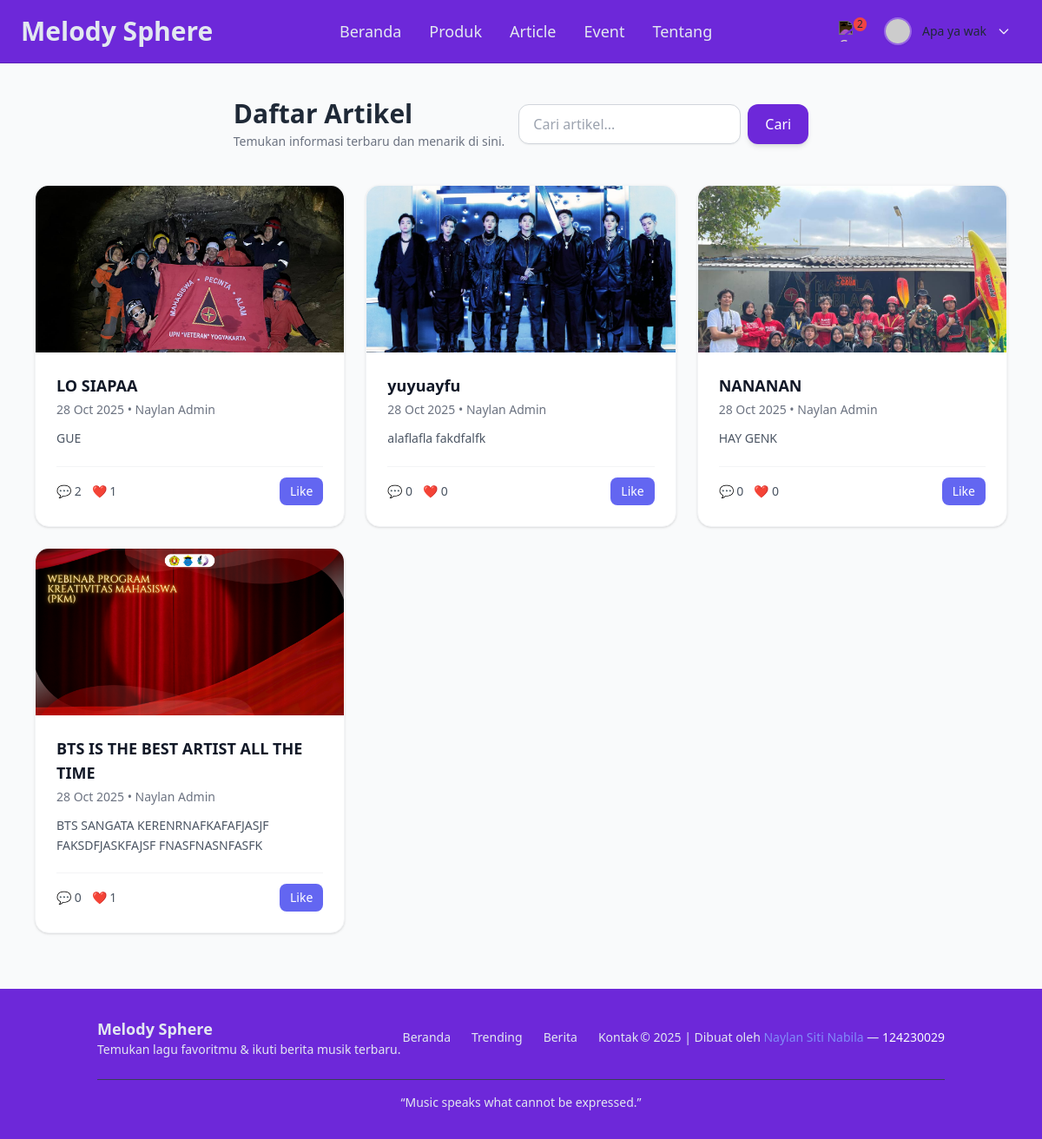
The page /projeksertifikasi-music/public/articles.php (signed in) on the database its author committed.
### tables this page shows
CREATE TABLE `articles` (
  `id` int(11) NOT NULL,
  `title` varchar(255) NOT NULL,
  `slug` varchar(255) NOT NULL,
  `content` mediumtext NOT NULL,
  `featured_image` varchar(255) DEFAULT NULL,
  `author_id` int(11) DEFAULT NULL,
  `created_at` datetime DEFAULT current_timestamp(),
  `updated_at` datetime DEFAULT current_timestamp() ON UPDATE current_timestamp()
);

CREATE TABLE `users` (
  `id` int(11) NOT NULL,
  `name` varchar(150) NOT NULL,
  `email` varchar(150) NOT NULL,
  `password_hash` varchar(255) NOT NULL,
  `role` enum('user','admin') NOT NULL DEFAULT 'user',
  `created_at` datetime NOT NULL DEFAULT current_timestamp()
);

### projeksertifikasi-music/app/functions.php (called while the page is built, shortened)
<?php
if (!function_exists('e')) {
  function e($s){ return htmlspecialchars($s ?? '', ENT_QUOTES, 'UTF-8'); }
}

### projeksertifikasi-music/public/articles.php (the view, shortened to what this page needs)
<?php
require_once __DIR__ . '/../config/config.php';
require_once __DIR__ . '/../app/functions.php';
$searchQuery = isset($_GET['q']) ? trim($_GET['q']) : '';
$perPage = 6;
$page = isset($_GET['page']) ? max(1, (int)$_GET['page']) : 1;
$offset = ($page - 1) * $perPage;
$whereSql = '';
$params = [];
$types = '';
$sql = "SELECT a.id, a.title, a.slug, a.featured_image, a.content, a.created_at, u.name AS author,
        (SELECT COUNT(*) FROM likes l WHERE l.article_id = a.id) AS like_count,
        (SELECT COUNT(*) FROM comments c WHERE c.article_id = a.id AND c.is_approved = 1) AS comment_count
        FROM articles a
        LEFT JOIN users u ON a.author_id = u.id
        $whereSql
        ORDER BY a.created_at DESC
        LIMIT ? OFFSET ?";
$stmt = mysqli_prepare($koneksi, $sql);
if ($whereSql)
    mysqli_stmt_bind_param($stmt, $types . 'ii', ...array_merge($params, [$perPage, $offset]));
else
    mysqli_stmt_bind_param($stmt, 'ii', $perPage, $offset);
mysqli_stmt_execute($stmt);
$articles = mysqli_fetch_all(mysqli_stmt_get_result($stmt), MYSQLI_ASSOC);
$user_id = $_SESSION['user_id'] ?? 0;
$userLikes = [];
if ($user_id) {
    $stmt = $koneksi->prepare("SELECT article_id FROM likes WHERE user_id = ?");
    $stmt->bind_param("i", $user_id);
    $stmt->execute();
    $res = $stmt->get_result()->fetch_all(MYSQLI_ASSOC);
    $userLikes = array_column($res, 'article_id');
}
include __DIR__ . '/_header.php';
?>
<section class="max-w-6xl mx-auto mt-10 px-4">
  <div class="flex flex-col md:flex-row md:items-center md:justify-between gap-4">
    <div>
      <h2 class="text-3xl font-bold text-gray-800">Daftar Artikel</h2>
      <p class="text-gray-500 mt-1 text-sm">Temukan informasi terbaru dan menarik di sini.</p>
    </div>
    <form method="GET" action="articles.php" class="flex w-full md:w-auto gap-2">
      <input type="search" name="q" value="<?= htmlspecialchars($searchQuery) ?>"
        placeholder="Cari artikel..."
        class="w-full md:w-64 px-4 py-2.5 rounded-xl border border-gray-300 bg-white shadow-sm
               focus:outline-none focus:ring-2 focus:ring-indigo-500 text-gray-700 placeholder-gray-400 transition">
      <button
        class="bg-violet-700 hover:bg-indigo-700 text-white px-5 py-2.5 rounded-xl shadow-md font-medium transition">
        Cari
      </button>
    </form>
  </div>
</section>
<section class="max-w-6xl mx-auto mt-10 px-4 mb-16">
  <?php if (count($articles) > 0): ?>
    <div class="grid sm:grid-cols-2 lg:grid-cols-3 gap-6">
      <?php foreach ($articles as $a): ?>
        <div class="flex flex-col bg-white rounded-2xl shadow hover:shadow-xl transition border border-gray-100 overflow-hidden">
          <?php if ($a['featured_image'] && file_exists(__DIR__ . '/' . $a['featured_image'])): ?>
            <img src="<?= e($a['featured_image']) ?>" alt="<?= e($a['title']) ?>"
              class="w-full h-48 object-cover hover:scale-105 transition-transform duration-300">
          <?php else: ?>
            <div class="w-full h-48 bg-gray-100 flex items-center justify-center text-gray-400 text-sm">
              Tidak ada gambar
            </div>
          <?php endif; ?>
          <div class="flex flex-col flex-grow p-6">
            <h3 class="text-lg font-semibold text-gray-900 hover:text-indigo-600 transition mb-1">
              <a href="singlepost.php?slug=<?= urlencode($a['slug']) ?>"><?= e($a['title']) ?></a>
            </h3>
            <p class="text-sm text-gray-500 mb-3">
              <?= date('d M Y', strtotime($a['created_at'])) ?> • <?= e($a['author'] ?? 'Anonim') ?>
            </p>
            <?php
            $excerpt = strip_tags($a['content'] ?? '');
            $excerpt = mb_substr($excerpt, 0, 140);
            ?>
            <p class="text-gray-600 text-sm flex-grow leading-relaxed">
              <?= e($excerpt) ?><?= (mb_strlen($excerpt) >= 140 ? '...' : '') ?>
            </p>
            <div class="flex items-center justify-between mt-5 pt-3 border-t border-gray-100">
              <div class="flex items-center gap-3 text-sm text-gray-600">
                <span class="flex items-center gap-1">💬 <?= (int)$a['comment_count'] ?></span>
                <span class="flex items-center gap-1">❤️ <?= (int)$a['like_count'] ?></span>
              </div>
              <?php if (!empty($_SESSION['user_id'])): ?>
                <form method="post" action="../app/process_like.php">
                  <?php if (in_array($a['id'], $userLikes)): ?>
                    <button type="submit"
                      class="px-3 py-1.5 text-sm rounded-lg bg-red-500 hover:bg-red-600 text-white transition">
                      Unlike
                    </button>
                  <?php else: ?>
                    <button type="submit"
                      class="px-3 py-1.5 text-sm rounded-lg bg-indigo-500 hover:bg-indigo-600 text-white transition">
                      Like
                    </button>
                  <?php endif; ?>
                </form>
              <?php else: ?>
                <a href="login.php" class="text-sm text-indigo-600 hover:underline">Login untuk like</a>
              <?php endif; ?>
            </div>
          </div>
        </div>
      <?php endforeach; ?>
    </div>
  <?php endif; ?>
</section>
<?php include __DIR__ . '/_footer.php'; ?>

### rows shown on the page
articles: featured_image (picture), title "LO SIAPAA", created_at "28 Oct 2025", author.name "Naylan Admin", content "GUE", comment_count "2", like_count "1", shows "Like"
articles: featured_image (picture), title "yuyuayfu", created_at "28 Oct 2025", author.name "Naylan Admin", content "alaflafla fakdfalfk", comment_count "0", like_count "0", shows "Like"
articles: featured_image (picture), title "NANANAN", created_at "28 Oct 2025", author.name "Naylan Admin", content "HAY GENK", comment_count "0", like_count "0", shows "Like"
articles: featured_image (picture), title "BTS IS THE BEST ARTIST ALL THE TIME", created_at "28 Oct 2025", author.name "Naylan Admin", content "BTS SANGATA KERENRNAFKAFAFJASJF FAKSDFJASKFAJSF FNASFNASNFASFK", comment_count "0", like_count "1", shows "Like"

### other values the page prints
$_SESSION['user_name'] "Apa ya wak"
